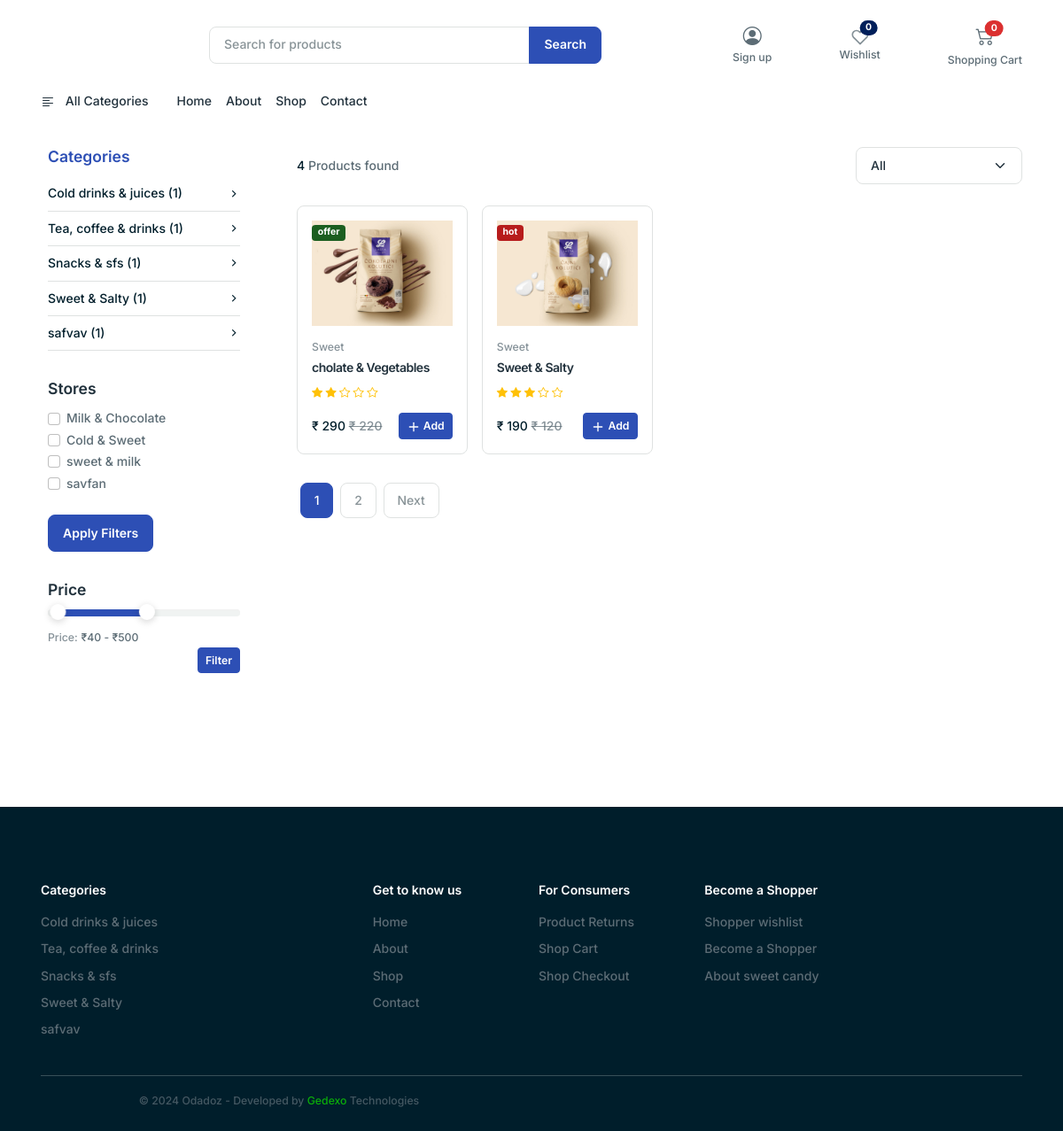
The app's page /shop/ with its own data.
### products/models.py (models this page shows, shortened)
class Category(models.Model):
    title = models.CharField(max_length=150)
    class Meta:
        verbose_name = ("Category")
        verbose_name_plural = ("Category")

class Brand(models.Model):
    name = models.CharField(max_length=150)
    class Meta:
        verbose_name = ("CheckBox")
        verbose_name_plural = ("CheckBox")

class Product(models.Model):
    subcategory = models.ForeignKey(SubCategory, on_delete=models.CASCADE,null=True,blank=True)
    brand = models.ForeignKey(Brand, on_delete=models.CASCADE, related_name='products')
    color = models.ForeignKey(Color, on_delete=models.CASCADE)
    image = models.ImageField(upload_to='product_images/')
    names_add = models.CharField(max_length=150)
    name = models.CharField(max_length=150)
    slug = models.SlugField(max_length=150, unique=True, blank=True, null=True)
    content = HTMLField()
    rating =models.PositiveIntegerField(
        validators=[MaxValueValidator(5)],default=5,verbose_name="Product Rating(max:5)"
    )
    price = models.DecimalField(max_digits=10, decimal_places=0)
    prices = models.DecimalField(max_digits=10, decimal_places=0)
    class Meta:
        verbose_name = ("Product")
        verbose_name_plural = ("Product")
    def get_absolute_url(self):
        return reverse("products:shop-single", kwargs={"slug": self.slug})

class Color(models.Model):
    RED = '#b71c1c'
    GREEN = '#1b5e20'
    BLUE = '#303f9f'
    COLOR_CHOICES = [
        (RED, 'Red'),
        (GREEN, 'Green'),
        (BLUE, 'Blue'),
    ]
    add_color = models.CharField(max_length=120)
    tag_color = models.CharField(max_length=7, choices=COLOR_CHOICES, default=RED)

### products/views.py (the view, shortened to what this page needs)
# urls.py: path("shop/", views.shop_grid, name="shop"),
def shop_grid(request):
    subcategories = SubCategory.objects.all()
    brands = Brand.objects.all()
    colors = Color.objects.all()
    categories = Category.objects.all()
    products = Product.objects.all()
    category_id = request.GET.get('category')
    text_search = request.GET.get('text_search')
    selected_brands = request.GET.getlist('brand')
    price_range = request.GET.get("price-range")
    sort_by = request.GET.get('sort_by', 'all_products')
    wishlist_items = Wishlist.objects.filter(user=request.user.id)
    wishlist_count = wishlist_items.count()
    if sort_by == 'High to Low':
        products = products.order_by('-price')
    elif sort_by == 'low_to_high':
        products = products.order_by('price')
    elif sort_by == 'rating':
        products = products.order_by('-rating')
    category_name = None
    if category_id:
        category_name = get_object_or_404(Category, id=category_id)
        subcategories = SubCategory.objects.filter(category=category_name)
        products = products.filter(subcategory__in=subcategories)
    if text_search:
        products = products.filter(Q(name__icontains=text_search))
    if selected_brands:
        products = products.filter(brand__name__in=selected_brands)
    paginator = Paginator(products, 2)
    page_number=request.GET.get('page')
    products=paginator.get_page(page_number)
    context = {
        'colors': colors,
        'brands': brands,
        'selected_brands': selected_brands,
        'product': products,
        'stars': range(1, 6),
        'category_name': category_name,
        'category': categories,
        'subcategory': subcategories,
        "categories": categories,
        "subcategory": subcategories,
        "wishlist_count": wishlist_count,
    }
    return render(request, "web/shop.html", context)

### templates/web/shop.html (shortened to what this page needs)
{% extends 'web/partials/base.html' %}
{% load static %}
{% block content %}
<main>
  <div class=" mt-8 mb-lg-14 mb-8">
    <div class="container">
      <div class="row gx-10">
        <aside class="col-lg-3 col-md-4 mb-6 mb-md-0">
          <div class="offcanvas offcanvas-start offcanvas-collapse w-md-50 " tabindex="-1" id="offcanvasCategory" aria-labelledby="offcanvasCategoryLabel">
            <div class="offcanvas-body ps-lg-2 pt-lg-0">
            <div class="mb-8">
            <h5 class="mb-3">
              <a href="?category" class="site-nav">Categories</a>
            </h5>
            <ul class="nav nav-category" id="categoryCollapseMenu">
              {% for category in category %}
                  <li class="nav-item border-bottom w-100">
                      <a href="?category={{ category.id }}" class="nav-link collapsed" data-bs-toggle="collapse"
                        data-bs-target="#category-{{ category.id }}" aria-expanded="false"
                        aria-controls="category-{{ category.id }}">
                          {{ category.title }} ({{ category.subcategory_set.count }})<i class="feather-icon icon-chevron-right"></i>
                      </a>
                  </li>
              {% endfor %}
            </ul>
          </div>
        <div class="mb-8">
            <h5 class="mb-3">Stores</h5>
            <form method="get" action="">
              <div class="form-group">
                  {% for brand in brands %}
                      <div class="form-check">
                          <input class="form-check-input" type="checkbox" name="brand" value="{{ brand.name }}" id="brand_{{ brand.id }}"
                              {% if brand.name in selected_brands %} checked {% endif %}>
                          <label class="form-check-label" for="brand_{{ brand.id }}">{{ brand.name }}</label>
                      </div>
                  {% endfor %}
              </div>
              <br>
              <button type="submit" class="btn btn-primary">Apply Filters</button>
          </form>
        </div>
        <div class="mb-8">
          <form action="" method="get">
            <h5 class="mb-3">Price</h5>
            <div>
              <div id="priceRange" class="mb-3"></div>
              <small class="text-muted">Price:</small>
              <span id="priceRange-value" class="small"></span>
            </div>
            <div class="text-end">
              <button type="submit" class="btn btn-primary btn-sm"> Filter </button>
            </div>
          </form>
        <br>
          </div>
        </div>
        </aside>
        <section class="col-lg-9 col-md-12">
          <div class="d-lg-flex justify-content-between align-items-center">
            <div class="mb-3 mb-lg-0">
              <p class="mb-0"> <span class="text-dark">{{ product.paginator.count }}</span> Products found </p>
            </div>
            <div class="d-md-flex justify-content-between align-items-center">
              <div class="d-flex mt-2 mt-lg-0">
                <div>
                  <form method="get" action="">
                    <select name="sort_by" class="form-select" onchange="this.form.submit()">
                      <option value="all_products" {% if request.GET.sort_by == 'all_products' %}selected{% endif %}>All</option>
                    </select>
                  </form>
                </div>
              </div>
            </div>
          </div>
          <div class="row g-4 row-cols-xl-4 row-cols-lg-3 row-cols-2 row-cols-md-2 mt-2">
            {% for p in product %}
            <div class="col">
              <div class="card card-product">
                <div class="card-body">
                  <div class="text-center position-relative ">
                    <div class="position-absolute top-0 start-0">
                    <span class="badge" style="background: {{ p.color.tag_color }};">{{ p.color.add_color }}</span>
                  </div>
                    <a href="{{p.get_absolute_url}}">
                      <img src="{{p.image.url}}"
                        alt="Grocery Ecommerce Template" class="mb-3 img-fluid"></a>
                  </div>
                  <div class="text-small mb-1"><a href="{{p.get_absolute_url}}" class="text-decoration-none text-muted"><small>{{p.names_add}}</small></a></div>
                  <h2 class="fs-6"><a href="{{p.get_absolute_url}}" class="text-inherit text-decoration-none">{{p.name}}</a></h2>
                  <div>
                    <small class="text-warning">
                      {% for s in stars %}
                        {% if s <= p.rating %}
                          <i class="bi bi-star-fill"></i>
                        {% else  %}
                          <i class="bi bi-star"></i>
                        {% endif %}
                      {% endfor %}
                    </small>
                  </div>
                  <div class="d-flex justify-content-between align-items-center mt-3"><div>
                      <span class="text-dark">₹ {{p.price}}</span>
                      <span class="text-decoration-line-through text-muted">₹ {{p.prices}}</span>
                  </div>
                  <div>
                    <a href="{% url 'orders:cart_add' p.id %}" class="btn btn-primary btn-sm" id="cart-add-btn">
                        <svg xmlns="http://www.w3.org/2000/svg" width="16" height="16" viewBox="0 0 24 24" fill="none"
                            stroke="currentColor" stroke-width="2" stroke-linecap="round" stroke-linejoin="round"
                            class="feather feather-plus">
                            <line x1="12" y1="5" x2="12" y2="19"></line>
                            <line x1="5" y1="12" x2="19" y2="12"></line>
                        </svg> Add
                    </a>
                  </div>
                  </div>
                </div>
              </div>
            </div>
            {% empty %}
            <div class="text-center h5">
                <img src="{% static "web/images/logo/search.jpg" %}" alt="No Product Image" width="400">
                <br>
          </div>
            {% endfor %}
          </div>
          <div class="row mt-8">
            <div class="col">
                <nav aria-label="...">
                  <ul class="pagination">
                    {% for page_num in product.paginator.page_range %}
                      <li class="page-item {% if product.number == page_num %}active{% endif %}">
                        <a class="page-link mx-1 pagination-link" href="?page={{ page_num }}" >{{ page_num }}</a>
                      </li>
                    {% endfor %}
                    {% if product.has_next %}
                    <li class="page-item">
                      <a class="page-link mx-1" href="/shop/?page={{product.next_page_number}}" >Next</a>
                    </li>
                    {% endif %}
                  </ul>
                </nav>
            </div>
          </div>
        </section>
      </div>
    </div>
  </div>
</main>
{% endblock %}

### templates/web/partials/footer.html (shortened to what this page needs)
{% load static %}
<!DOCTYPE html>
<html lang="en">
<head>
</head>
<body>
<footer class="footer bg-dark pb-6 pt-4 pt-md-12">
  <div class="container">
    <br>
    <div class="row g-4 ">
      <div class="col-12 col-md-12 col-lg-4">
        <h6 class="mb-4 text-white">Categories</h6>
        <div class="row">
          <div class="col-6">
            {% for category in categories %}
            <ul class="nav flex-column">
              <li class="nav-item mb-2"><a href="{% url 'products:shop' %}?category={{ category.id }}" class="nav-link">{{ category.title }}</a></li>
            </ul>
            {% endfor %}
          </div>
          <div class="col-6">
            <ul class="nav flex-column">
            </ul>
          </div>
        </div>
      </div>
      <div class="col-12 col-md-12 col-lg-8">
        <div class="row g-4">
          <div class="col-6 col-sm-6 col-md-3">
            <h6 class="mb-4 text-white">Get to know us</h6>
              <ul class="nav flex-column">
                <li class="nav-item mb-2"><a href="{% url "products:index" %}" class="nav-link">Home</a></li>
                <li class="nav-item mb-2"><a href="{% url "web:about" %}" class="nav-link">About</a></li>
                <li class="nav-item mb-2"><a href="{% url "products:shop" %}" class="nav-link">Shop</a></li>
                <li class="nav-item mb-2"><a href="{% url "web:contact" %}" class="nav-link">Contact</a></li>
              </ul>
          </div>
          <div class="col-6 col-sm-6 col-md-3">
            <h6 class="mb-4 text-white">For Consumers</h6>
            <ul class="nav flex-column">
              <li class="nav-item mb-2"><a href="{% url "products:shop" %}" class="nav-link">Product Returns</a></li>
              <li class="nav-item mb-2"><a href="{% url "orders:cart_detail" %}" class="nav-link">Shop Cart</a></li>
              <li class="nav-item mb-2"><a href="{% url "orders:checkout" %}" class="nav-link">Shop Checkout</a></li>
            </ul>
          </div>
          <div class="col-6 col-sm-6 col-md-3">
            <h6 class="mb-4 text-white">Become a Shopper</h6>
            <ul class="nav flex-column">
              <li class="nav-item mb-2"><a href="{% url "orders:wishlist" %}" class="nav-link">Shopper wishlist</a></li>
              <li class="nav-item mb-2"><a href="{% url "products:shop" %}" class="nav-link">Become a Shopper</a></li>
              <li class="nav-item mb-2"><a href="{% url "web:about" %}" class="nav-link">About sweet candy</a></li>
            </ul>
          </div>
        </div>
      </div>
    </div>
    <hr class="mt-8 opacity-25">
    <div class="text-center">
      <div class="row align-items-center ">
        <div class="col-md-6"><span class="small text-muted"><span id="copyright"> ©
          </span>Odadoz - Developed by<a class="text-primary" href="https://gedexo.com/"> Gedexo </a> Technologies</span></div>
      </div>
    </div>
  </div>
</footer>
</body>
</html>

### records on screen
Category: title "Cold drinks & juices", subcategory_set.count "1"
Category: title "Tea, coffee & drinks", subcategory_set.count "1"
Category: title "Snacks & sfs", subcategory_set.count "1"
Category: title "Sweet & Salty", subcategory_set.count "1"
Category: title "safvav", subcategory_set.count "1"
Brand: name "Milk & Chocolate"
Brand: name "Cold & Sweet"
Brand: name "sweet & milk"
Brand: name "savfan"
Product: color.add_color "offer", image (picture), names_add "Sweet", name "cholate & Vegetables", rating 2 (drawn), price "290", prices "220"
Product: color.add_color "hot", image (picture), names_add "Sweet", name "Sweet & Salty", rating 3 (drawn), price "190", prices "120"

### other values on screen
{{ wishlist_count }} "0"
{{ request.session.cart|length }} "0"
{{ product.paginator.count }} "4"
{{ page_num }} "1" "2"
